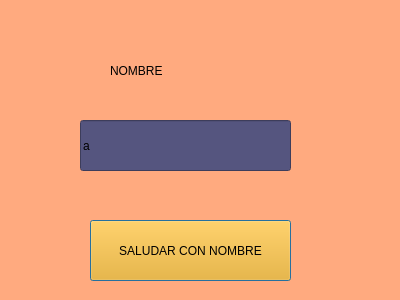
<?xml version="1.0" encoding="UTF-8"?>
<ui version="4.0">
 <class>Dialog</class>
 <widget class="QDialog" name="Dialog">
  <property name="geometry">
   <rect>
    <x>0</x>
    <y>0</y>
    <width>400</width>
    <height>300</height>
   </rect>
  </property>
  <property name="windowTitle">
   <string>Dialog</string>
  </property>
  <property name="styleSheet">
   <string notr="true">background-color: rgb(255, 170, 127);
</string>
  </property>
  <widget class="QPushButton" name="a">
   <property name="geometry">
    <rect>
     <x>90</x>
     <y>220</y>
     <width>201</width>
     <height>61</height>
    </rect>
   </property>
   <property name="styleSheet">
    <string notr="true">background-color: rgb(255, 170, 0);</string>
   </property>
   <property name="text">
    <string>SALUDAR CON NOMBRE</string>
   </property>
  </widget>
  <widget class="QLineEdit" name="recibidor">
   <property name="geometry">
    <rect>
     <x>80</x>
     <y>120</y>
     <width>211</width>
     <height>51</height>
    </rect>
   </property>
   <property name="styleSheet">
    <string notr="true">background-color: rgb(85, 85, 127);</string>
   </property>
   <property name="text">
    <string>a</string>
   </property>
  </widget>
  <widget class="QLabel" name="label">
   <property name="geometry">
    <rect>
     <x>110</x>
     <y>50</y>
     <width>161</width>
     <height>41</height>
    </rect>
   </property>
   <property name="styleSheet">
    <string notr="true">font: 75 26pt &quot;MS Shell Dlg 2&quot;;</string>
   </property>
   <property name="text">
    <string>NOMBRE</string>
   </property>
  </widget>
 </widget>
 <resources/>
 <connections/>
</ui>
